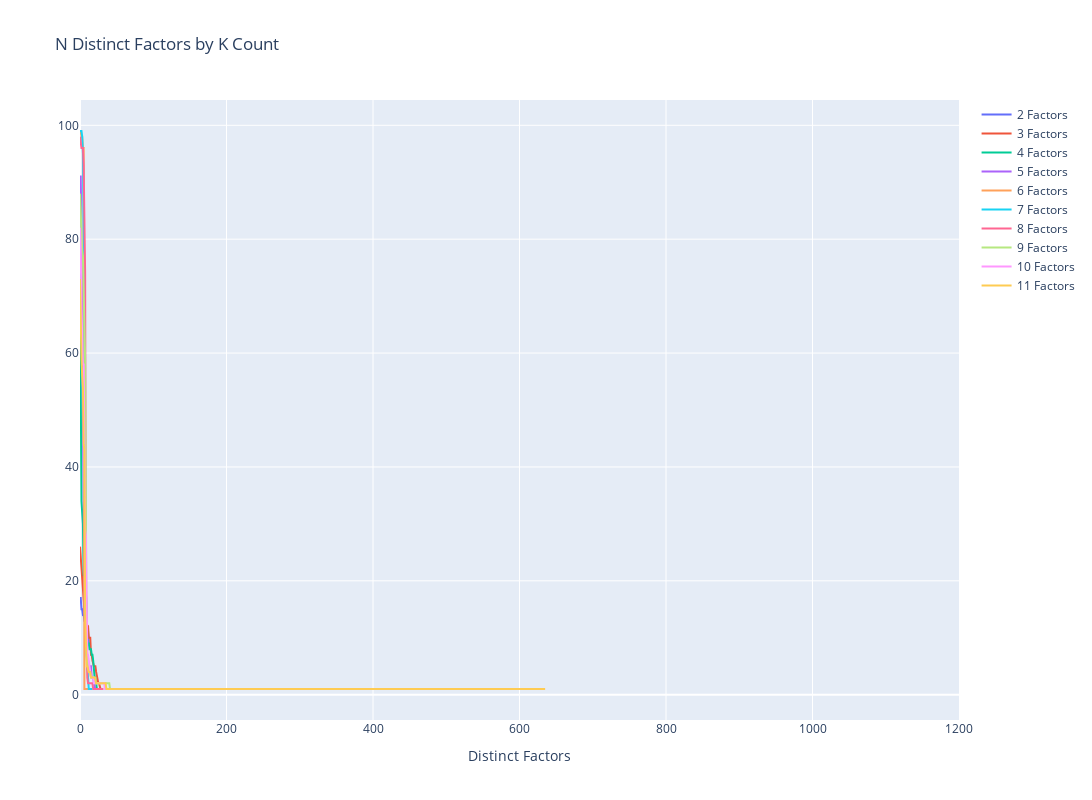

Notebook code for this chart:
### Code cell
x_list = list(range(n_models*max_factors))

batch_fig = go.Figure()
for i in range(max_factors-min_factors):
    batch_dist = batch_estimate["k_results"][i][2]["count"].values
    batch_fig.add_trace(go.Scatter(x=x_list, y=batch_dist, name=f"{min_factors+i} Factors", mode="lines"))
batch_fig.update_layout(title="N Distinct Factors by K Count", width=1200, height=800, hovermode='x unified')
batch_fig.update_xaxes(title_text="Distinct Factors", range=[0, n_models*max_factors])
batch_fig.show()

### Figure 1 — Plotly figure (JSON) as saved in the notebook; plotly's stock layout.template omitted (floating-point values rounded to 4 significant figures; data arrays with more than 128 entries replaced by an {"elided": "..."} marker saying what was removed)
{"data": [{"mode": "lines", "name": "2 Factors", "type": "scatter", "x": {"elided": "1200 int values"}, "y": [17, 17, 15, 15, 14, 14, 13, 13, 11, 11, 11, 11, 9, 9, 9, 9]}, {"mode": "lines", "name": "3 Factors", "type": "scatter", "x": {"elided": "1200 int values"}, "y": [26, 24, 23, 22, 18, 18, 16, 13, 13, 13, 12, 12, 10, 10, 10, 7, 7, 6, 5, 5, 5, 5, 4, 3, 3, 2, 2, 1, 1, 1]}, {"mode": "lines", "name": "4 Factors", "type": "scatter", "x": {"elided": "1200 int values"}, "y": [74, 45, 34, 32, 30, 21, 21, 20, 17, 16, 9, 9, 9, 8, 8, 8, 7, 7, 6, 4, 3, 3, 1, 1, 1, 1, 1]}, {"mode": "lines", "name": "5 Factors", "type": "scatter", "x": {"elided": "1200 int values"}, "y": [91, 91, 81, 61, 47, 32, 19, 13, 7, 7, 6, 6, 5, 5, 5, 5, 3, 3, 3, 2, 1, 1, 1]}, {"mode": "lines", "name": "6 Factors", "type": "scatter", "x": {"elided": "1200 int values"}, "y": [99, 99, 98, 98, 96, 96, 1, 1, 1, 1, 1, 1, 1, 1]}, {"mode": "lines", "name": "7 Factors", "type": "scatter", "x": {"elided": "1200 int values"}, "y": [99, 99, 99, 98, 95, 82, 74, 14, 14, 7, 3, 3, 1, 1, 1, 1, 1, 1]}, {"mode": "lines", "name": "8 Factors", "type": "scatter", "x": {"elided": "1200 int values"}, "y": [98, 96, 96, 96, 96, 93, 85, 74, 20, 6, 3, 2, 2, 2, 2, 2, 2, 2, 1, 1, 1, 1, 1, 1, 1, 1, 1, 1, 1, 1, 1, 1, 1]}, {"mode": "lines", "name": "9 Factors", "type": "scatter", "x": {"elided": "1200 int values"}, "y": {"elided": "236 int values"}}, {"mode": "lines", "name": "10 Factors", "type": "scatter", "x": {"elided": "1200 int values"}, "y": {"elided": "445 int values"}}, {"mode": "lines", "name": "11 Factors", "type": "scatter", "x": {"elided": "1200 int values"}, "y": {"elided": "636 int values"}}], "layout": {"height": 800, "hovermode": "x unified", "title": {"text": "N Distinct Factors by K Count"}, "width": 1200, "xaxis": {"range": [0, 1200], "title": {"text": "Distinct Factors"}, "type": "linear"}, "yaxis": {"autorange": true, "range": [-4.444, 104.4], "type": "linear"}}}
